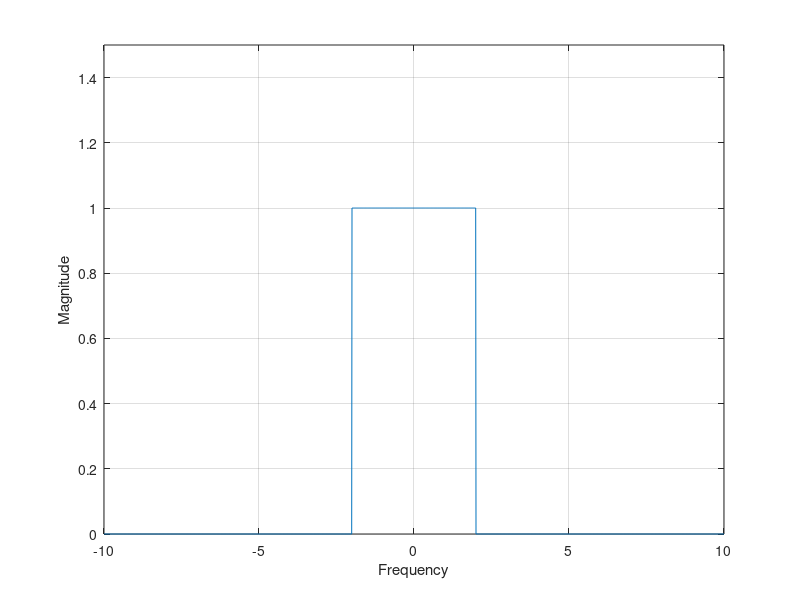
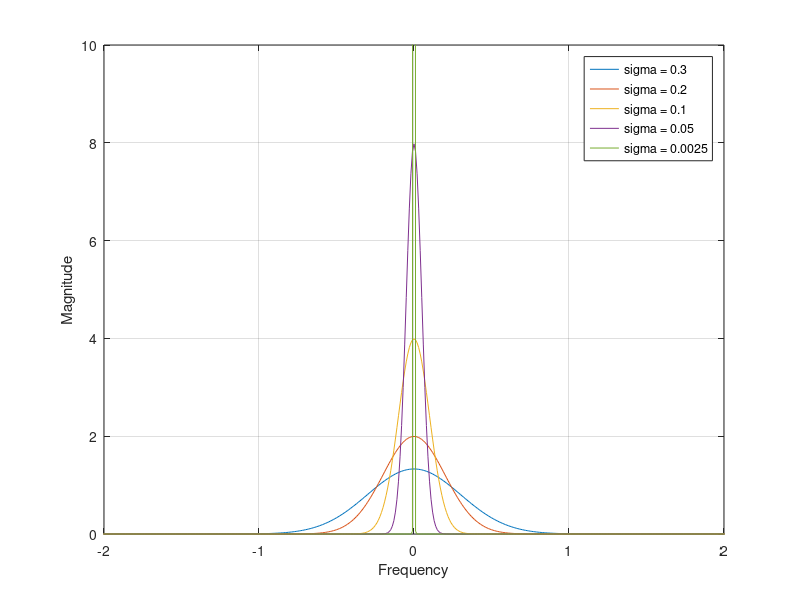
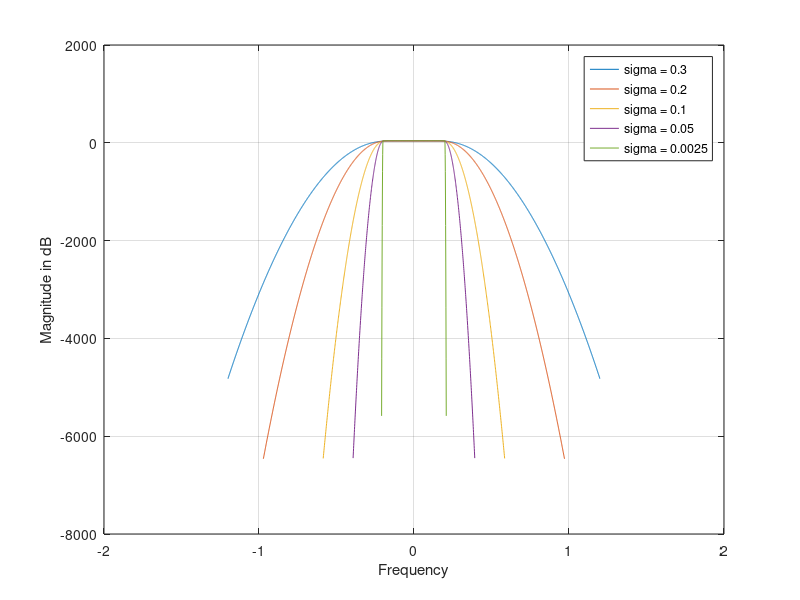
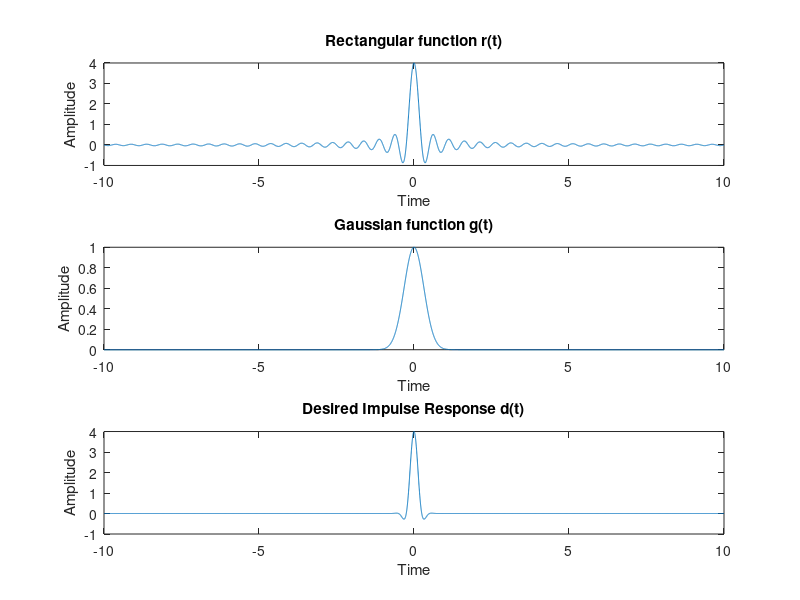

The MATLAB source for these figures, in order:
clc ;
clear ;
close all ;

Fs = 100 ;
B = 4 ;

f = -10 : 1/Fs : 10 ; 

% Rectangular Function is given by R
R = rectpuls(f,B) ;

figure('Name','Rectangular Function')
plot(f,R) , grid on ;
xlabel('Frequency') ;
ylabel('Magnitude') ;
axis([-10 10 0 1.5]) ;


%% GAUSSIAN FUNCTION

sigma = [0.3 0.2 0.1 0.05 0.0025] ;  

% Plotting Gaussian Function for Different Values of Sigma
% Gaussian Function is given by G
figure('Name','Gaussian Function for different Values of Sigma') ;

for i = 1:length(sigma)               
    
    numr = exp(-(f.^2)./(2*((sigma(i))^2)));
    denr = sigma(i)*((2*pi).^0.5);

    G = numr/denr ;
    
    plot(f,G) ;
    xlabel('Frequency') ;
    ylabel('Magnitude') ;
    grid on ; hold on ;
    axis([-2 2 0 10]) ;
    
end

legend(sprintf('sigma = %g',sigma(1)),sprintf('sigma = %g',sigma(2)),...
  sprintf('sigma = %g',sigma(3)),sprintf('sigma = %g',sigma(4)),...
  sprintf('sigma = %g',sigma(5))) 


%% DESIRED FREQUENCY RESPONSE for different Values of Sigma


% Plotting Desired Frequency Response for Different Values of Sigma
% D = convolution of R and G
figure('Name','Desired Frequency Response for Different Values of Sigma')

for i = 1:length(sigma)
    
    numr = exp(-(f.^2)./(2*((sigma(i))^2)));
    denr = sigma(i)*(sqrt(2*pi));

    G = numr./denr ;
     
    D = conv(R,G) ;

    f1 = -20:1/Fs:20 ;
    
    plot(f1/10,20*log10(D)) , grid on ;
    xlabel('Frequency') ;
    ylabel('Magnitude in dB') ;
    hold on ;
end

legend(sprintf('sigma = %g',sigma(1)),sprintf('sigma = %g',sigma(2)),...
  sprintf('sigma = %g',sigma(3)),sprintf('sigma = %g',sigma(4)),...
  sprintf('sigma = %g',sigma(5))) 


%% R,G and D in Time Domain

figure('Name','R , G , D in Time Domain')
t = -10 : 1/500 : 10 ;

% r is ifft of R
% r = sinc function in time domain

r = B.*sinc(B.*t) ;

subplot(3,1,1)
plot(t,r) ;
xlabel('Time') ;
ylabel('Amplitude') ;
title('Rectangular function r(t)') ;


subplot(3,1,2)
% g is ifft of R
% g = gaussian function in time domain
g = exp(-2*(pi*0.5.*t).^2) ;
plot(t,g) ;
xlabel('Time') ;
ylabel('Amplitude') ;
title('Gaussian function g(t)');


subplot(3,1,3)
d = r.*g ;
dc_t = B*sinc(B.*t).*exp(-(2*pi*0.5.*t).^2)  ;
plot(t,dc_t) ;
xlabel('Time') ;
ylabel('Amplitude') ;
title('Desired Impulse Response d(t)');


figure('Name','R , G , D in Time Domain')
plot(t,r,t,g,t,dc_t) , grid on ;
xlabel('Time') ;
ylabel('Amplitude') ;
axis([-5 5 -1 4]) ;
legend(sprintf('sinc'),sprintf('gaussian function'),...
  sprintf('impulse'))



%% Varying N (Order of FIR Filter) 

figure('Name','Frequency Response for sigma = 0.2 , B = 4 and diff values of N')
N = [20 40 60 80] ;

for j = 1:length(N)
    
    n = -N(j)/2 : N(j)/2 ;
    
    dc_n = 0.1.*B*sinc(B.*n.*0.1).*exp(-(2*pi*0.2.*n.*0.1).^2) ;
    [H, w] = freqz(dc_n) ;
    plot(20*log10(abs(H))) , grid on ;
    xlabel('Frequency') ;
    ylabel('Magnitude in dB') ;
    hold on ;
    
end

legend(sprintf('N = %g',N(1)),sprintf('N = %g',N(2)),...
  sprintf('N = %g',N(3)),sprintf('N = %g',N(4))) 

%%  Varying sigma

% Order = 80 and B = 4

M = 80 ;

if mod(M,2) == 0
    n = -M/2 : 1 : M/2 ;
else 
    n = -(M-1)/2 : (M-1)/2 ; 
end
   
dc_n = 0.1.*B*sinc(B.*n.*0.1).*exp(-(2*pi*0.5.*n.*0.1).^2) ;

figure('Name','Frequency Response for Order = 80 , B = 4 and diff values of sigma')

for i = 1:length(sigma)
    
    dc_n = 0.1.*B*sinc(B.*n.*0.1).*exp(-(2*pi*sigma(i).*n.*0.1).^2) ;
    [H, w] = freqz(dc_n) ;
    plot(20*log10(abs(H))) , grid on ;
    xlabel('Frequency') ;
    ylabel('Magnitude in dB') ;
    hold on ;
end

legend(sprintf('sigma = %g',sigma(1)),sprintf('sigma = %g',sigma(2)),...
  sprintf('sigma = %g',sigma(3)),sprintf('sigma = %g',sigma(4)),...
  sprintf('sigma = %g',sigma(5))) 


%% Varying N (Order of FIR Filter) 

figure('Name','Frequency Response for sigma = 0.0025 , B = 4 and diff values of N')
N = [1000 2000 3000 4000 5000 6500] ;

for j = 1:length(N)
    
    n = -N(j)/2 : N(j)/2 ;
    
    dc_n = 0.1.*B*sinc(B.*n.*0.1).*exp(-(2*pi*0.0025.*n.*0.1).^2) ;
    [H, w] = freqz(dc_n) ;
    plot(20*log10(abs(H))) ,grid on ;
    xlabel('Frequency') ;
    ylabel('Magnitude in dB') ;
    hold on ;
    
end

legend(sprintf('N = %g',N(1)),sprintf('N = %g',N(2)),...
  sprintf('N = %g',N(3)),sprintf('N = %g',N(4)),sprintf('N = %g',N(5)),...
  sprintf('N = %g',N(6))) 

%% sigma = 0.0225 ; order = 20 ;

sig = 0.0225 ;
ord = 20 ;

n = -ord/2:ord/2 ;
dc_n = 0.1.*B*sinc(B.*n.*0.1).*exp(-(2*pi*sig.*n.*0.1).^2) ;

figure('Name','Frequency Response for sigma = 0.0225 , N = 20')
[H, w] = freqz(dc_n) ;
plot(20*log10(abs(H))) ,grid on ;
xlabel('Frequency') ;
ylabel('Magnitude in dB') ;
